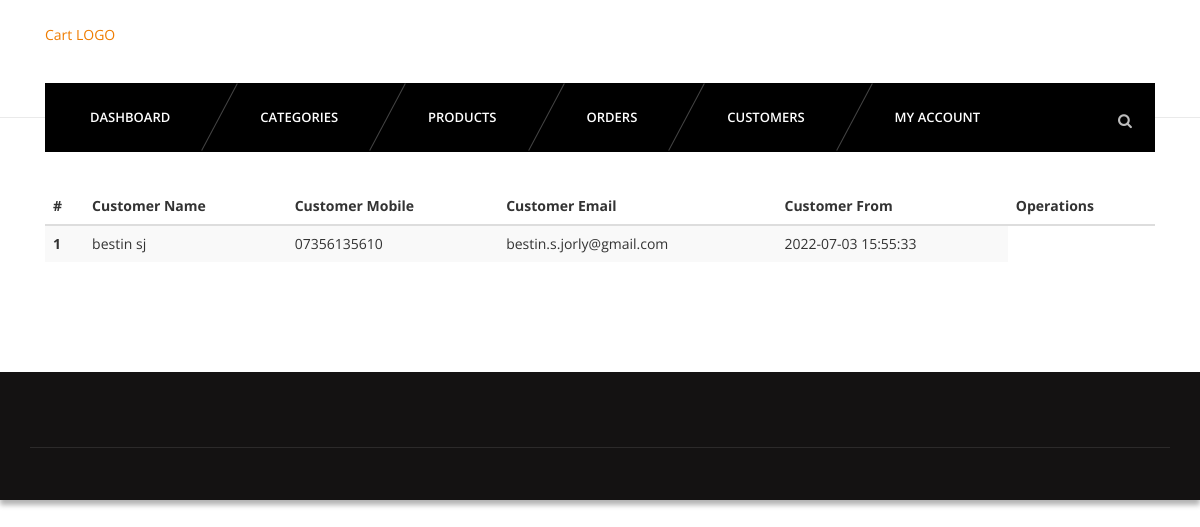
Page /shopping/manager/customers.php (signed in) on the committed database.
### tables this page shows
CREATE TABLE `users` (
  `id` int(11) NOT NULL,
  `username` varchar(20) NOT NULL,
  `address` varchar(50) NOT NULL,
  `email` varchar(255) NOT NULL,
  `password` varchar(255) NOT NULL,
  `timestamp` datetime NOT NULL DEFAULT current_timestamp()
);

CREATE TABLE `usersmeta` (
  `id` int(11) NOT NULL,
  `uid` int(11) NOT NULL,
  `firstname` varchar(255) NOT NULL,
  `lastname` varchar(255) NOT NULL,
  `address` varchar(255) NOT NULL,
  `city` varchar(255) NOT NULL,
  `state` varchar(255) NOT NULL,
  `country` varchar(255) DEFAULT 'IN',
  `zip` varchar(255) NOT NULL,
  `mobile` varchar(255) NOT NULL
);

### shopping/manager/customers.php (the view, shortened to what this page needs)
<?php
	require_once '../config/connect.php';
?>
<?php include 'inc/header.php'; ?>
<?php include 'inc/nav.php'; ?>
<section id="content">
	<div class="content-blog">
		<div class="container">
			<table class="table table-striped">
				<thead>
					<tr>
						<th>#</th>
						<th>Customer Name</th>
						<th>Customer Mobile</th>
						<th>Customer Email</th>
						<th>Customer From</th>
						<th>Operations</th>
					</tr>
				</thead>
				<tbody>
				<?php
					$sql = "SELECT * FROM users u JOIN usersmeta u1 WHERE u.id=u1.uid";
					$res = mysqli_query($connection, $sql);
					while ($r = mysqli_fetch_assoc($res)) {
				?>
					<tr>
						<th scope="row"><?php echo $r['id']; ?></th>
						<td><?php echo $r['firstname'] . " " . $r['lastname']; ?></td>
						<td><?php echo $r['mobile']; ?></td>
						<td><?php echo $r['email']; ?></td>
						<td><?php echo $r['timestamp']; ?></td>
				<?php } ?>
				</tbody>
			</table>
		</div>
	</div>
</section>
<?php include 'inc/footer.php' ?>

### shopping/css/light.css (style rules this page uses)
body { background-color:#fff; }

### rows in the picture
users: usersmeta.id "1", usersmeta.firstname "bestin", usersmeta.lastname "sj", usersmeta.mobile "07356135610", email "bestin.s.jorly@gmail.com", timestamp "2022-07-03 15:55:33"
